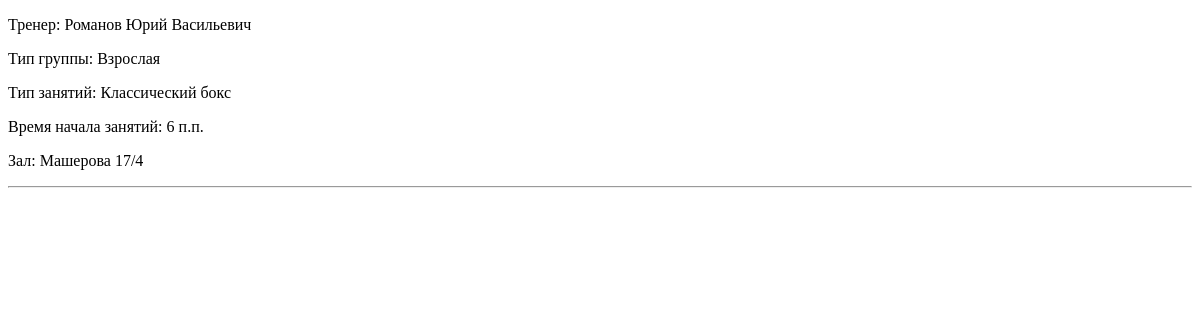
The app's page /group/1, older data.
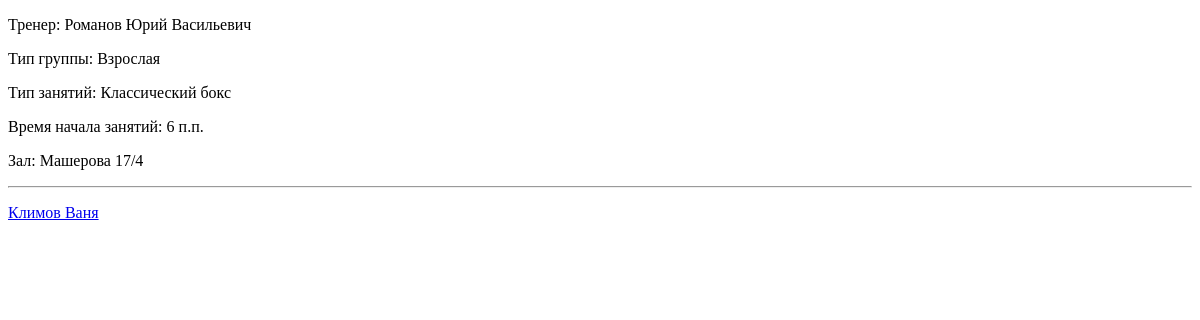
The same page, newer data.
### billing/models.py (models this page shows)
class Client(models.Model):
    member_card = models.CharField(verbose_name='Членская карта', max_length=4, blank=True, null=True)
    name = models.CharField(verbose_name='ФИО',max_length=50)
    tel_number = models.CharField(verbose_name='Номер телефона', max_length=20, blank=True, null=True)
    info = models.TextField(verbose_name='Дополнительная информация', null=True, blank=True)
    training_type_choices = [
        ('I', 'Индивидуал'),
        ('G', 'В группе'),
        ('B', 'Смешанный'),
    ]
    cl_type = models.CharField(verbose_name='Тип клиента', max_length=1, choices=training_type_choices, default='G')
    treners = models.ManyToManyField(Trener, verbose_name='Тренер', blank=True)
    groups = models.ManyToManyField(Group, verbose_name='Группа', blank=True)
    def __str__(self):
        return self.name
    class Meta:
        verbose_name = 'Клиент'
        verbose_name_plural = 'Клиенты'

### billing/views.py (the view)
# urls.py: path('group/<int:id>', views.detail_group, name='detail_group'),
def detail_group(request, id):
    group = Group.objects.get(id=id)
    group_clients = group.client_set.all()
    return render(request, 'billing/detail_group.html', {
        'group': group,
        'group_clients': group_clients,
    })

### billing/models.py (called while the page is built)
    def __str__(self):
        return self.name

    def __str__(self):
        return self.address

### ChinukMaster/templates/billing/detail_group.html (shortened to what this page needs)
{% extends 'billing/base.html' %}
{% block content %}
    <div class="detail-info">
        <p>Тренер: {{group.trener}}</p>
        {% if group.gr_type == 'A' %}
            <p>Тип группы: Взрослая</p>
        {% else %}
            <p>Тип группы: Детская</p>
        {% endif %}
        {% if group.sport_type == 'B' %}
            <p>Тип занятий: Классический бокс</p>
        {% elif group.sport_type == 'T' %}
            <p>Тип занятий: Тайский бокс</p>
        {% elif group.sport_type == 'W' %}
            <p>Тип занятий: Женская группа</p>
        {% elif group.sport_type == 'M' %}
            <p>Тип занятий: ММА</p>
        {% else %}
            <p>Wrong group type</p>
        {% endif %}
        <p>Время начала занятий: {{group.time}}</p>
        <p>Зал: {{group.address}}</p>
    </div>
    <hr>
    <div class="group-clients">
        {% for client in group_clients %}
            <a href="{% url 'detail_client' client.id %}"><p>{{client}}</p></a>
        {% endfor %}
    </div>
{% endblock %}

Row changes from the older to the newer data that the page shows:
added Client: name "Климов Ваня"
